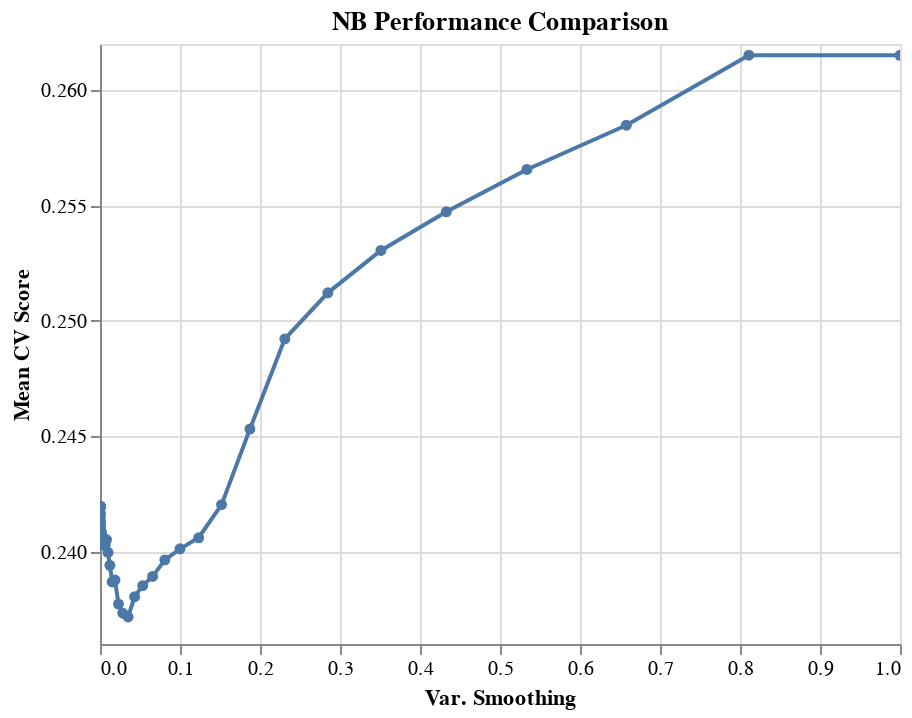

Notebook source saved alongside this figure:
### Code cell
alt.Chart(results_NB,
 title='NB Performance Comparison').mark_line(point=True).encode(
 alt.X('var_smoothing', title='Var. Smoothing'),
 alt.Y('test_score', title='Mean CV Score', scale=alt.Scale(zero=False))).interactive()

### Figure 1 — Vega-Lite specification as saved in the notebook (floating-point values rounded to 4 significant figures)
{"config": {"view": {"continuousWidth": 400, "continuousHeight": 300}}, "data": {"name": "data-056c8fe3d88d9ddcf22e86f305cc2747"}, "mark": {"type": "line", "point": true}, "encoding": {"x": {"field": "var_smoothing", "title": "Var. Smoothing", "type": "quantitative"}, "y": {"field": "test_score", "scale": {"zero": false}, "title": "Mean CV Score", "type": "quantitative"}}, "selection": {"selector001": {"type": "interval", "bind": "scales", "encodings": ["x", "y"]}}, "title": "NB Performance Comparison", "$schema": "https://vega.github.io/schema/vega-lite/v4.17.0.json", "datasets": {"data-056c8fe3d88d9ddcf22e86f305cc2747": [{"var_smoothing": 1.0, "test_score": 0.2615}, {"var_smoothing": 0.8111, "test_score": 0.2615}, {"var_smoothing": 0.6579, "test_score": 0.2585}, {"var_smoothing": 0.5337, "test_score": 0.2566}, {"var_smoothing": 0.4329, "test_score": 0.2547}, {"var_smoothing": 0.3511, "test_score": 0.2531}, {"var_smoothing": 0.2848, "test_score": 0.2512}, {"var_smoothing": 0.231, "test_score": 0.2492}, {"var_smoothing": 0.1874, "test_score": 0.2453}, {"var_smoothing": 0.152, "test_score": 0.242}, {"var_smoothing": 0.1233, "test_score": 0.2406}, {"var_smoothing": 0.1, "test_score": 0.2401}, {"var_smoothing": 0.08111, "test_score": 0.2396}, {"var_smoothing": 0.06579, "test_score": 0.2389}, {"var_smoothing": 0.05337, "test_score": 0.2385}, {"var_smoothing": 0.04329, "test_score": 0.2381}, {"var_smoothing": 0.03511, "test_score": 0.2372}, {"var_smoothing": 0.02848, "test_score": 0.2373}, {"var_smoothing": 0.0231, "test_score": 0.2377}, {"var_smoothing": 0.01874, "test_score": 0.2388}, {"var_smoothing": 0.0152, "test_score": 0.2387}, {"var_smoothing": 0.01233, "test_score": 0.2394}, {"var_smoothing": 0.01, "test_score": 0.24}, {"var_smoothing": 0.008111, "test_score": 0.2405}, {"var_smoothing": 0.006579, "test_score": 0.2403}, {"var_smoothing": 0.005337, "test_score": 0.2405}, {"var_smoothing": 0.004329, "test_score": 0.2403}, {"var_smoothing": 0.003511, "test_score": 0.2404}, {"var_smoothing": 0.002848, "test_score": 0.2405}, {"var_smoothing": 0.00231, "test_score": 0.2405}, {"var_smoothing": 0.001874, "test_score": 0.2408}, {"var_smoothing": 0.00152, "test_score": 0.2408}, {"var_smoothing": 0.001233, "test_score": 0.2408}, {"var_smoothing": 0.001, "test_score": 0.2409}, {"var_smoothing": 0.0008111, "test_score": 0.2409}, {"var_smoothing": 0.0006579, "test_score": 0.2409}, {"var_smoothing": 0.0005337, "test_score": 0.2409}, {"var_smoothing": 0.0004329, "test_score": 0.2411}, {"var_smoothing": 0.0003511, "test_score": 0.2412}, {"var_smoothing": 0.0002848, "test_score": 0.2412}, {"var_smoothing": 0.000231, "test_score": 0.2413}, {"var_smoothing": 0.0001874, "test_score": 0.2412}, {"var_smoothing": 0.000152, "test_score": 0.2413}, {"var_smoothing": 0.0001233, "test_score": 0.2415}, {"var_smoothing": 0.0001, "test_score": 0.2416}, {"var_smoothing": 8.111e-05, "test_score": 0.2416}, {"var_smoothing": 6.579e-05, "test_score": 0.2416}, {"var_smoothing": 5.337e-05, "test_score": 0.2416}, {"var_smoothing": 4.329e-05, "test_score": 0.2417}, {"var_smoothing": 3.511e-05, "test_score": 0.2419}, {"var_smoothing": 2.848e-05, "test_score": 0.242}, {"var_smoothing": 2.31e-05, "test_score": 0.242}, {"var_smoothing": 1.874e-05, "test_score": 0.242}, {"var_smoothing": 1.52e-05, "test_score": 0.242}, {"var_smoothing": 1.233e-05, "test_score": 0.242}, {"var_smoothing": 1e-05, "test_score": 0.242}, {"var_smoothing": 8.111e-06, "test_score": 0.242}, {"var_smoothing": 6.579e-06, "test_score": 0.242}, {"var_smoothing": 5.337e-06, "test_score": 0.242}, {"var_smoothing": 4.329e-06, "test_score": 0.242}, {"var_smoothing": 3.511e-06, "test_score": 0.242}, {"var_smoothing": 2.848e-06, "test_score": 0.242}, {"var_smoothing": 2.31e-06, "test_score": 0.242}, {"var_smoothing": 1.874e-06, "test_score": 0.242}, {"var_smoothing": 1.52e-06, "test_score": 0.242}, {"var_smoothing": 1.233e-06, "test_score": 0.242}, {"var_smoothing": 1e-06, "test_score": 0.242}, {"var_smoothing": 8.111e-07, "test_score": 0.242}, {"var_smoothing": 6.579e-07, "test_score": 0.242}, {"var_smoothing": 5.337e-07, "test_score": 0.242}, {"var_smoothing": 4.329e-07, "test_score": 0.242}, {"var_smoothing": 3.511e-07, "test_score": 0.242}, {"var_smoothing": 2.848e-07, "test_score": 0.242}, {"var_smoothing": 2.31e-07, "test_score": 0.242}, {"var_smoothing": 1.874e-07, "test_score": 0.242}, {"var_smoothing": 1.52e-07, "test_score": 0.242}, {"var_smoothing": 1.233e-07, "test_score": 0.242}, {"var_smoothing": 1e-07, "test_score": 0.242}, {"var_smoothing": 8.111e-08, "test_score": 0.242}, {"var_smoothing": 6.579e-08, "test_score": 0.242}, {"var_smoothing": 5.337e-08, "test_score": 0.242}, {"var_smoothing": 4.329e-08, "test_score": 0.242}, {"var_smoothing": 3.511e-08, "test_score": 0.242}, {"var_smoothing": 2.848e-08, "test_score": 0.242}, {"var_smoothing": 2.31e-08, "test_score": 0.242}, {"var_smoothing": 1.874e-08, "test_score": 0.242}, {"var_smoothing": 1.52e-08, "test_score": 0.242}, {"var_smoothing": 1.233e-08, "test_score": 0.242}, {"var_smoothing": 1e-08, "test_score": 0.242}, {"var_smoothing": 8.111e-09, "test_score": 0.242}, {"var_smoothing": 6.579e-09, "test_score": 0.242}, {"var_smoothing": 5.337e-09, "test_score": 0.242}, {"var_smoothing": 4.329e-09, "test_score": 0.242}, {"var_smoothing": 3.511e-09, "test_score": 0.242}, {"var_smoothing": 2.848e-09, "test_score": 0.242}, {"var_smoothing": 2.31e-09, "test_score": 0.242}, {"var_smoothing": 1.874e-09, "test_score": 0.242}, {"var_smoothing": 1.52e-09, "test_score": 0.242}, {"var_smoothing": 1.233e-09, "test_score": 0.242}, {"var_smoothing": 1e-09, "test_score": 0.242}]}}
